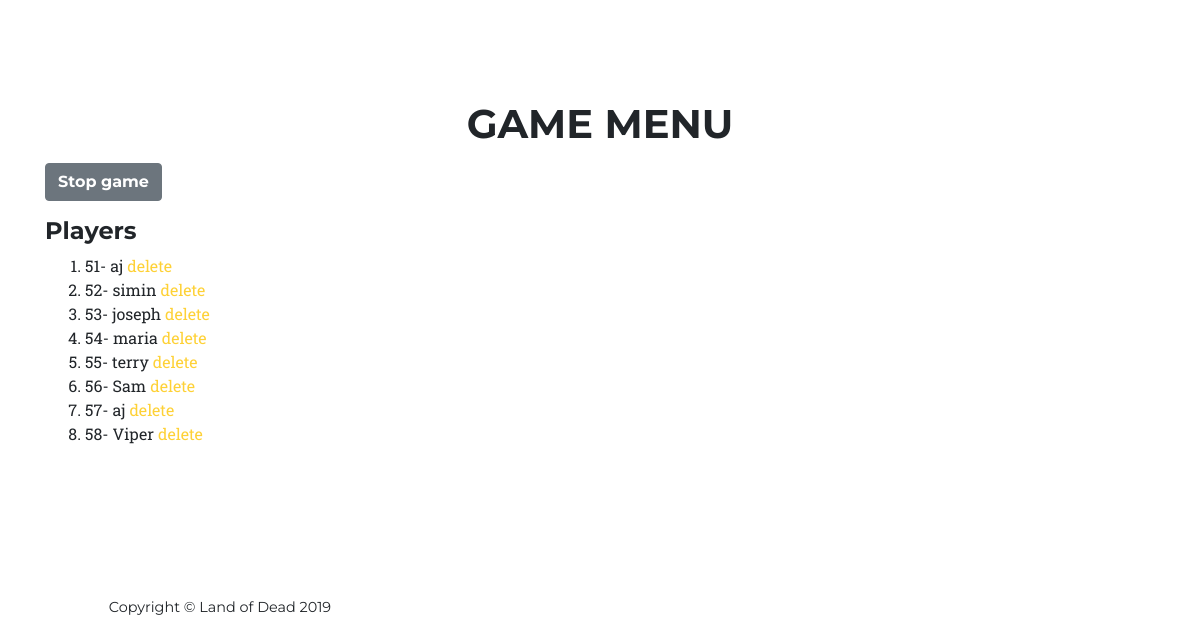
/game_menu, run on an earlier commit of the app's database.
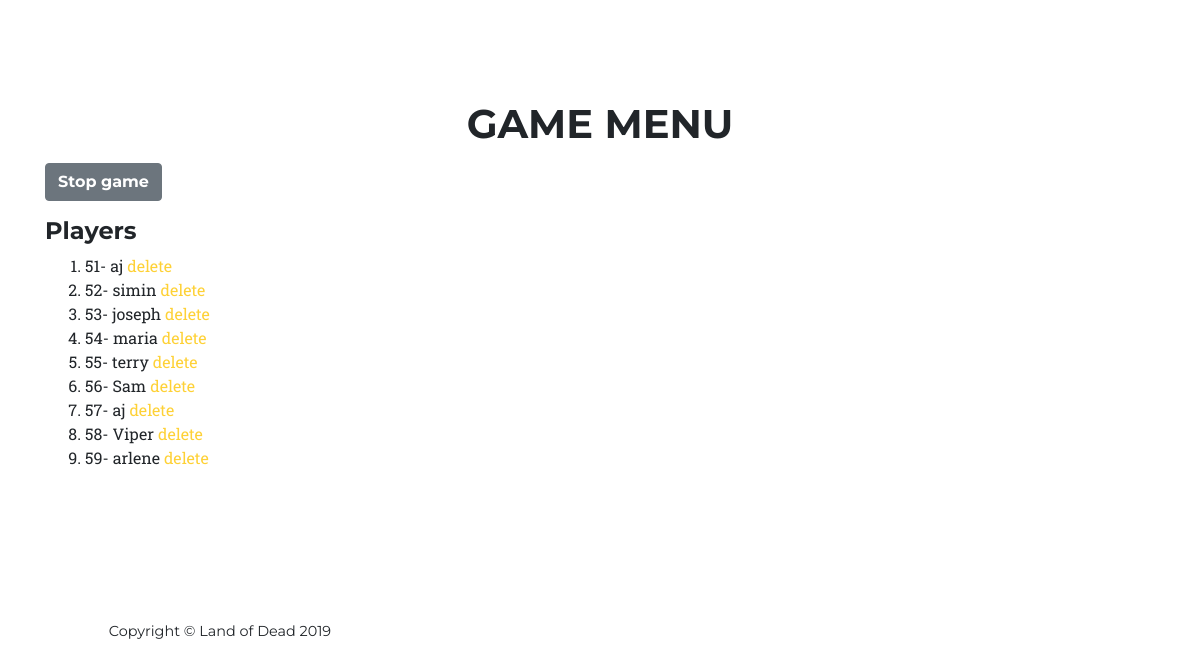
And on a later commit of the database.
### game/models.py (models this page shows, shortened)
class Player(models.Model):
    name = models.CharField(max_length=100)
    nickname = models.CharField(max_length=100)
    role = models.CharField(max_length=100, default="detective")
    informant = models.BooleanField(default=False)
    partner = models.ForeignKey("self", blank=True, null=True, on_delete=models.CASCADE)
    active_screen = models.CharField(max_length=100)
    alive = models.BooleanField(default=True)
    moderator = models.BooleanField(default=False)
    has_been_informant = models.BooleanField(default=False)

### game/views.py (the view)
# urls.py: path('game_menu', views.game_menu, name='game_menu'),
def game_menu(request):
    players = Player.objects.all()
    game_is_started = False
    if len(players) > 0 and players[0].role != "":
        game_is_started = True
    return render(request, 'game_menu.html', {'players': players, 'game_is_started': game_is_started})

### game/templates/game_menu.html (shortened to what this page needs)
{% extends "base.html" %}
{% load static %}
{% block body %}
  <section class="page-section" id="services">
    <div class="container">
      <div class="row">
        <div class="col-lg-12 text-center">
          <h2 class="section-heading text-uppercase">Game menu</h2>
        </div>
      </div>
    </div>
    <div class="container">
      <div class="row">
        <div class="col-lg-12">
          {% if game_is_started %}
            <p><a href="/stop_game"><button type="button" class="btn btn-secondary">Stop game</button></a></p>
          {% elif game_is_started == False %}
            <p><a href="/start_game"><button type="button" class="btn btn-secondary">Start game</button></a></p>
          {% endif %}
          <h4>Players</h4>
          <ol>
            {% for player in players %}
              <li>{{ player.id }}- {{ player.name }} <a href="/delete?pid={{ player.id }}">delete</a></li>
            {% endfor %}
          </ol>
        </div>
      </div>
    </div>
  </section>
{% endblock %}

What changed in the data, as far as the page shows it:
added Player: id "59", name "arlene"
